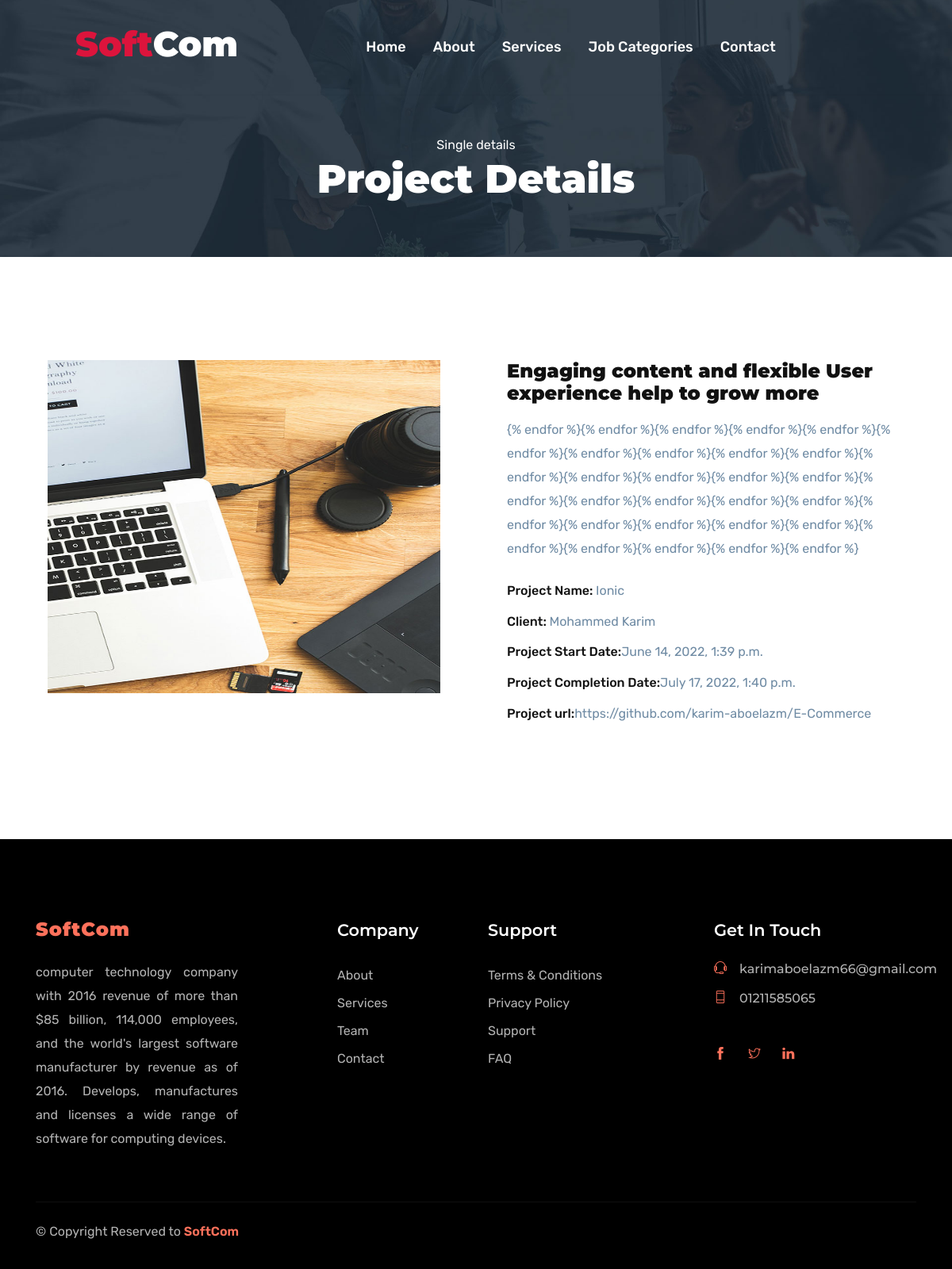
Page /project/ionic/ on the committed database.
### STARTUP/models.py (models this page shows, shortened)
class Projects_had_done(models.Model):
    category    = models.ForeignKey(Job_Categories,on_delete=models.CASCADE)
    title       = models.CharField(max_length=255)
    details     = models.TextField()
    image       = models.ImageField(upload_to='pro_had_finished/')
    slug        = models.SlugField(null=True,blank=True)
    client      = models.CharField(max_length=225)
    start_date  = models.DateTimeField(null=True, blank=True)
    end_date    = models.DateTimeField(null=True, blank=True)
    project_url = models.URLField(null=True, blank=True)

class Company(models.Model):
    title       = models.CharField(max_length=200)
    description = models.TextField()
    country     = models.CharField(max_length=100)
    privacy     = models.CharField(max_length=100)
    city        = models.CharField(max_length=100)
    phone_No    = models.CharField(max_length=15)
    email       = models.EmailField()
    fb_link     = models.URLField(blank=True)
    tw_link     = models.URLField(blank=True)
    ln_link     = models.URLField(blank=True)
    define_video= models.FileField(upload_to='videos/', blank=True ,null=True,
                                    validators=[FileExtensionValidator(allowed_extensions=['MOV','avi','mp4','webm','mkv'])])
    def __str__(self):
        return self.title

### STARTUP/views.py (the view)
# urls.py: path('project/<slug:slug>/', Project_Done_DetailsView.as_view(), name='project_done_details'),
class Project_Done_DetailsView(TemplateView):
    template_name = 'project_done_pages/project_done_details.html'
    def get_context_data(self, **kwargs):
        context = super().get_context_data(**kwargs)
        project_slug = kwargs['slug']
        context["project"] = Projects_had_done.objects.get(slug=project_slug)
        context["com"] = Company.objects.latest('pk')
        context["categories"] = Job_Categories.objects.all().order_by('-pk')
        context["bg"] = Site_bg_Images.objects.latest('pk')
        return context

### STARTUP/templates/project_done_pages/project_done_details.html
{% extends 'base2.html' %}
{% load static %}
{% block header2_content %}
<span class="text-white">Single details</span>
<h1 class="text-capitalize mb-5 text-lg">Project Details</h1>
{% endblock header2_content %}
{% block content2 %}
  <section class="section case-study">
      <div class="container">
          <div class="row">
              <div class="row">
                  <div class="col-lg-6">
                      <div class="case-img">
                          <img src="{{project.image.url}}" style="width:100%;height:420px;" alt="" class="img-fluid">
                      </div>
                  </div>
                  <div class="col-lg-6 col-md-8">
                      <div class="case-content pl-4 mt-4 mt-lg-0">
                          <h3 class="mb-3">Engaging content and flexible User experience help to grow more</h3>
                          <p>{{project.details}}</p>
                          <ul class="list-unstyled project-info-list">
                              <li><strong>Project Name: </strong>{{project.title}}</li>
                              <li><strong>Client: </strong>{{project.client}}</li>
                              <li><strong>Project Start Date:</strong>{{project.start_date}}</li>
                              <li><strong>Project Completion Date:</strong>{{project.end_date}}</li>
                              <li><strong>Project url:</strong>{{project.project_url}}</li>
                          </ul>
                      </div>
                  </div>
              </div>
          </div>
      </div>
  </section>
{% endblock content2 %}

### templates/snippets/footer.html
{% load static %}
<footer class="footer section">
	<div class="container">
		<div class="row">
			<div class="col-lg-3 mr-auto col-sm-6">
				<div class="widget mb-5 mb-lg-0">
					<div class="logo mb-4">
						<h3 style="color: #FF715B">{{com.title}}</h3>
					</div>
					<p style="text-align:justify;">{{com.description}}</p>
				</div>
			</div>
			<div class="col-lg-2 col-md-6 col-sm-6">
				<div class="widget mb-5 mb-lg-0">
					<h4 class="text-capitalize mb-4">Company</h4>
					<ul class="list-unstyled footer-menu lh-35">
						<li><a href="{% url 'startup:about' %}">About</a></li>
						<li><a href="{% url 'startup:services' %}">Services</a></li>
						<li><a href="#">Team</a></li>
						<li><a href="{% url 'startup:contact' %}">Contact</a></li>
					</ul>
				</div>
			</div>
			<div class="col-lg-3 col-md-6 col-sm-6">
				<div class="widget mb-5 mb-lg-0">
					<h4 class="text-capitalize mb-4">Support</h4>
					<ul class="list-unstyled footer-menu lh-35">
						<li><a href="#">Terms & Conditions</a></li>
						<li><a href="#">Privacy Policy</a></li>
						<li><a href="#">Support</a></li>
						<li><a href="#">FAQ</a></li>
					</ul>
				</div>
			</div>
			<div class="col-lg-3 col-md-6 col-sm-6">
				<div class="widget widget-contact mb-5 mb-lg-0">
					<h4 class="text-capitalize mb-4">Get in Touch</h4>
					<h6><a href="tel:{{com.phone_No}}" > <i class="ti-headphone-alt mr-3"></i>{{com.email}}</a></h6>
					<h6><a href="mailto:{{com.email}}" > <i class="ti-mobile mr-3"></i>{{com.phone_No}}</a></h6>
					<ul class="list-inline footer-socials mt-5">
						<li class="list-inline-item"><a href="{{com.fb_link}}" target="_blank"><i class="ti-facebook mr-2" style="color: #FF715B"></i></a></li>
						<li class="list-inline-item"><a href="{{com.tw_link}}" target="_blank"><i class="ti-twitter mr-2" style="color: #FF715B"></i></a></li>
						<li class="list-inline-item"><a href="{{com.ln_link}}" target="_blank"><i class="ti-linkedin mr-2 " style="color: #FF715B"></i></a></li>
					</ul>
				</div>
			</div>
		</div>
		<div class="footer-btm py-4 mt-5">
			<div class="row">
				<div class="col-lg-6">
					<div class="copyright">
						&copy; Copyright Reserved to <a class="text-color" style="color: #FF715B" href="/">{{com}}</a>
					</div>
				</div>
			</div>
		</div>
	</div>
</footer>

### static/css/style.css (style rules this page uses)
html { overflow-x: hidden; }
body { line-height: 1.6; font-family: "Rubik", sans-serif; -webkit-font-smoothing: antialiased; font-size: 16px; color: #6F8BA4; font-weight: 400; }
h1, .h1, h2, .h2, h3, .h3, h4, .h4, h5, .h5, h6, .h6 { font-family: "Montserrat", sans-serif; font-weight: 900; color: #111; }
h1, .h1 { font-size: 2.5rem; }
h3, .h3 { font-size: 1.5rem; }
h4, .h4 { font-size: 1.3rem; line-height: 30px; }
h6, .h6 { font-size: 1rem; }
p { line-height: 30px; }
.section { padding: 100px 0; }
.text-lg { font-size: 3.75rem; }
a { color: #111; text-decoration: none; }
.page-title .block h1 { color: #fff; }
.text-color { color: #FF715B; }
.text-lg { font-size: 50px; }
.case-img, .case-content { padding: 30px; }
.project-info-list { margin-top: 25px; }
.project-info-list li { margin-bottom: 13px; }
.project-info-list li strong { font-weight: 500; color: #111; }
.footer { padding-bottom: 10px; background: #000; }
.footer .copyright a { font-weight: 600; }
.lh-35 { line-height: 35px; }
.logo { font-weight: 600; letter-spacing: 1px; }
.logo h3 { color: #fff; }
.widget h4 { color: #fff; font-weight: 600; }
.widget a { color: rgba(255, 255, 255, 0.7); }
.widget p { color: rgba(255, 255, 255, 0.7); }
.footer-btm { border-top: 1px solid rgba(255, 255, 255, 0.06); }
.footer-socials li a { margin-right: 7px; }
.copyright { color: rgba(255, 255, 255, 0.7); }
.copyright a { color: rgba(255, 255, 255, 0.8); }
.widget-contact h6 { font-weight: 500; margin-bottom: 18px; }
.widget-contact h6 i { color: #FF715B; }

### rows in the picture
Projects_had_done: image (picture), details "{% endfor %}{% endfor %}{% endfor %}{% endfor %}{% endfor %}{% endfor %}{% endfor %}{% endfor %}{% endfor %}{% endfor %}{% endfor %}{% endfor %}{% endfor %}{% endfor %}{% endfor %}{% endfor %}{% endfor %}{% endfor %}{% endfor %}{% endfor %}{% endfor %}{% endfor %}{% endfor %}{% endfor %}{% endfor %}{% endfor %}{% endfor %}{% endfor %}{% endfor %}{% endfor %}", title "Ionic", client "Mohammed Karim", start_date "June 14, 2022, 1:39 p.m.", end_date "July 17, 2022, 1:40 p.m.", project_url "https://github.com/karim-aboelazm/E-Commerce"
Company: title "SoftCom", description "computer technology company with 2016 revenue of more than $85 billion, 114,000 employees, and the world's largest software manufacturer by revenue as of 2016. Develops, manufactures and licenses a wide range of software for computing devices.", email "karimaboelazm66@gmail.com", phone_No "01211585065"
